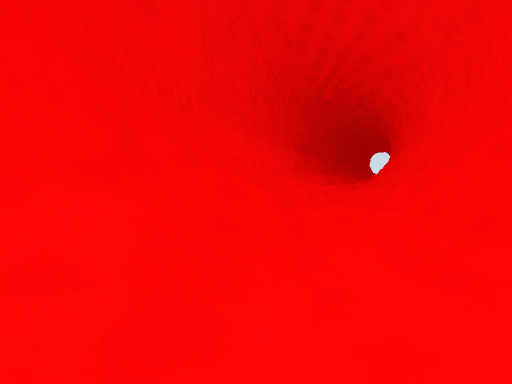
View 1 (above)

13 first-person views from a walk through a scene from a Unity 3-D project. The camera is 1.3 m above the floor, tilts 4° down and sees 85° across. The floor is counted in squares, 2 m on a side. Each view is taken from the middle of a square. On the plan, view 1 faces up. The plan holds only what a view shows up to about 9 squares ahead; the rest is blank. The place goes on beyond the plan. The player is left out. Some animated figures are left out.

View 2
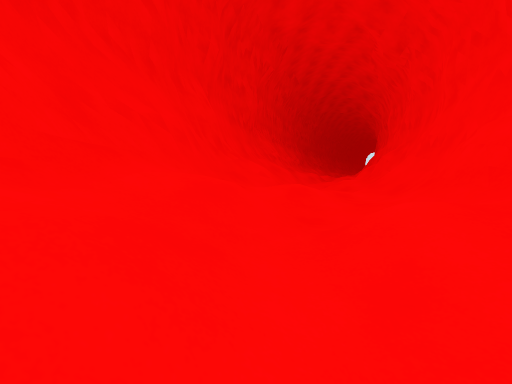

View 3
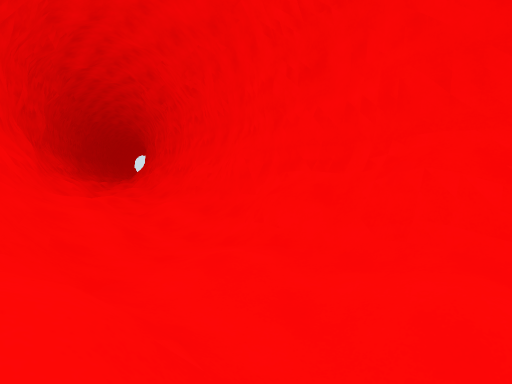

View 4
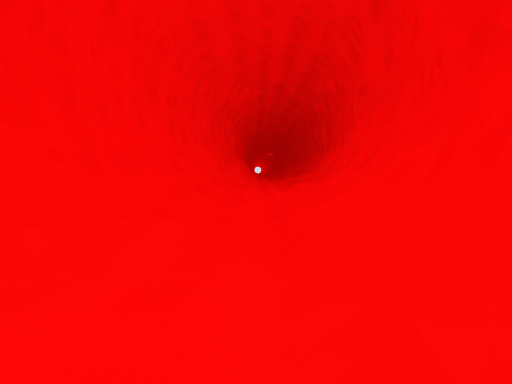

View 5
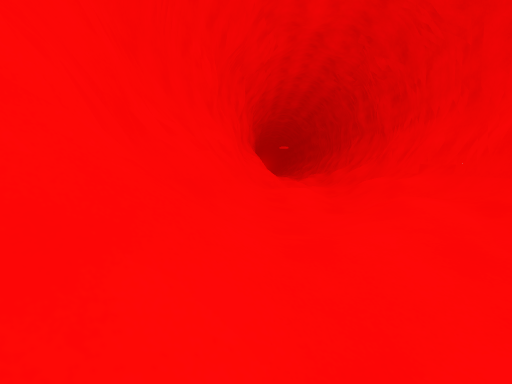

View 6
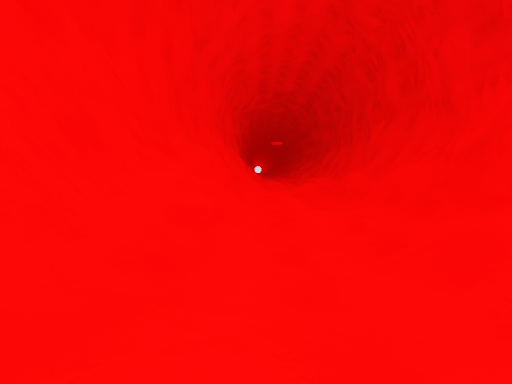

View 7
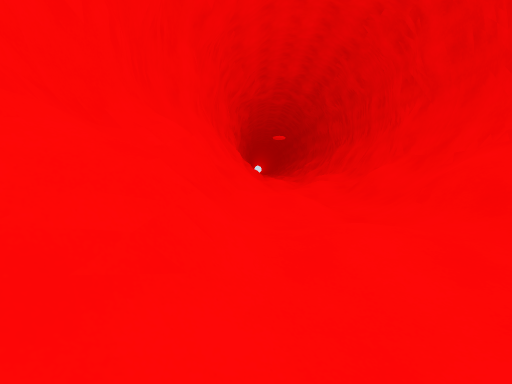

View 8
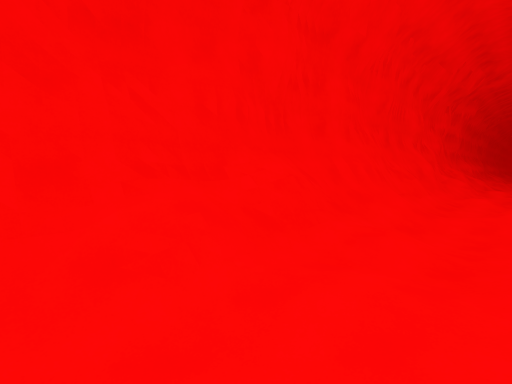

View 9
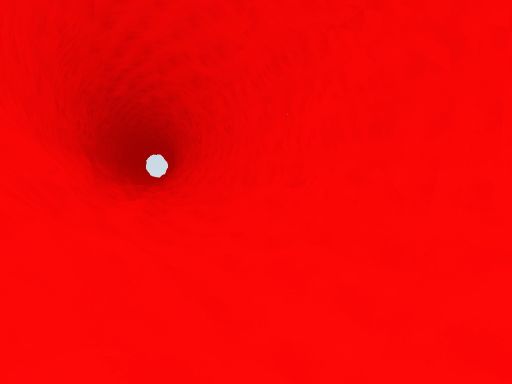

View 10
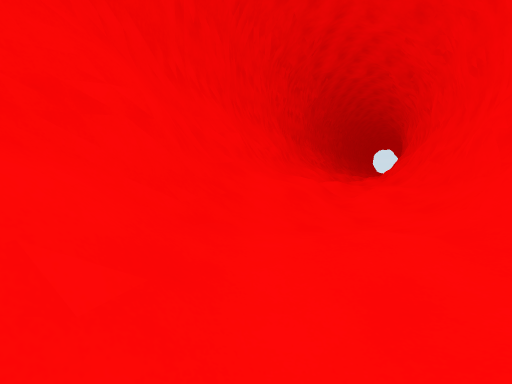

View 11
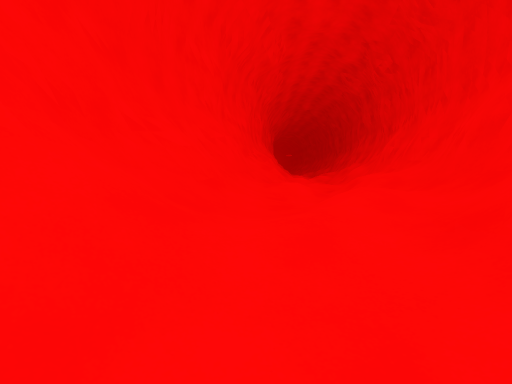

View 12
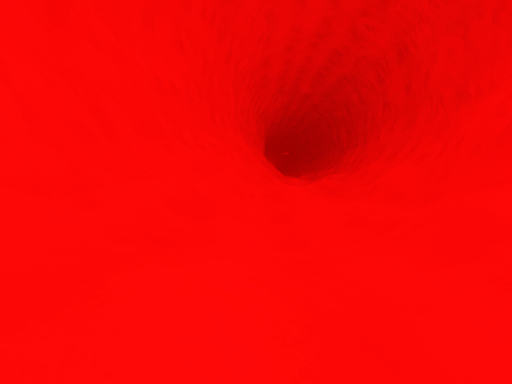

View 13
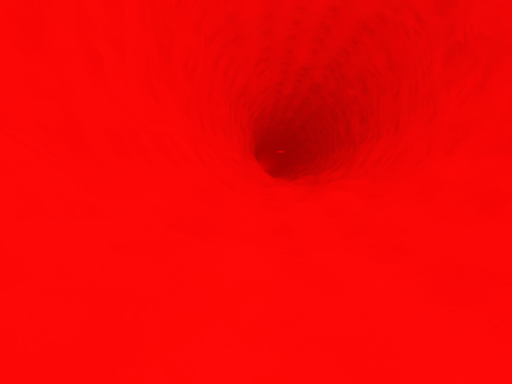

### Floor plan
Key: @ floor where view 1 was taken; # wall or solid block; . main floor; : floor 0.25 m higher than the main floor; - floor 0.25 m lower than the main floor; + floor 0.5 m higher than the main floor; * floor 1 m higher than the main floor; / step, stairs or slope.
Columns run from 6 left of view 1 to 5 right of it. Each row starts with its distance up from view 1.
 10        #/.+#
  9       ##/./#
  8       #//-/#
  7       #/-//#
  6      ##::/##
  5      #/..##
  4      #/.+##
  3     ##/-:#
  2     #//-/#
  1     #/::/#
  0     #/@.##
 -1    ##+//##
 -2    #//./#
 -3    #////#
 -4    #///##
 -5    #/-/##
 -6    #/./#
 -7   ##::+#
 -8   #////#
 -9   #/.//#
-10   #/-./#
-11   #/-/##
-12   #/:/#
-13  ##+//#
-14  ##/./#
-15  #*///#
-16  #////#
-17  #//./#
-18  #/-//#
-19 ##/://#
-20 #//./##
-21 #///+##
-22 #/.//#
-23 #//-/#
-24 #/::/#
-25 #/+./#
-26 #/ ./#

Positions as (right, up) in squares from view 1, and headings:
1: (0, 0), facing up
2: (-1, -5), facing up
3: (-3, -9), facing up-right
4: (-2, -5), facing down
5: (-1, -10), facing down
6: (-2, -15), facing down
7: (-2, -17), facing down
8: (-4, -17), facing down-right
9: (-1, 2), facing up-right
10: (1, 4), facing up
11: (1, 3), facing down
12: (0, -2), facing down
13: (-1, -7), facing down
